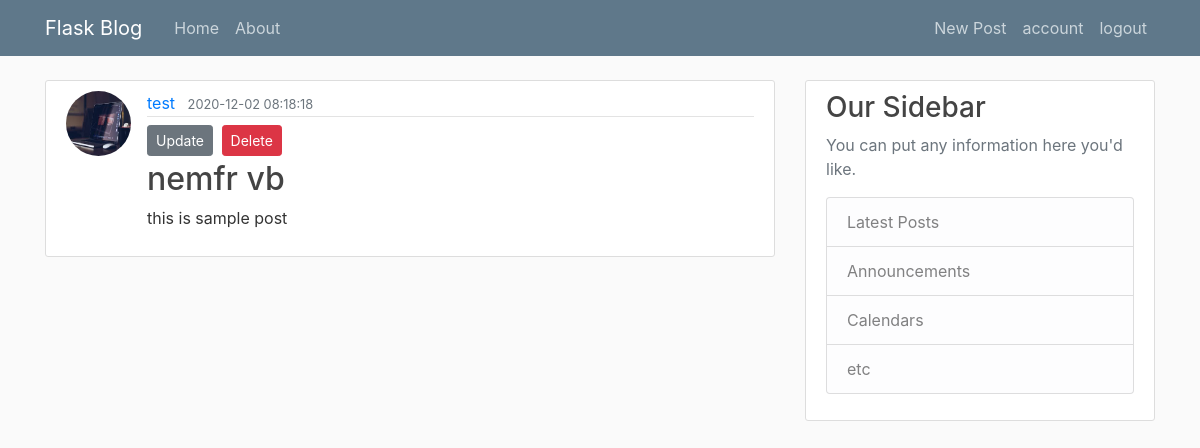
Before: /post/3 (signed in) with the older database file.
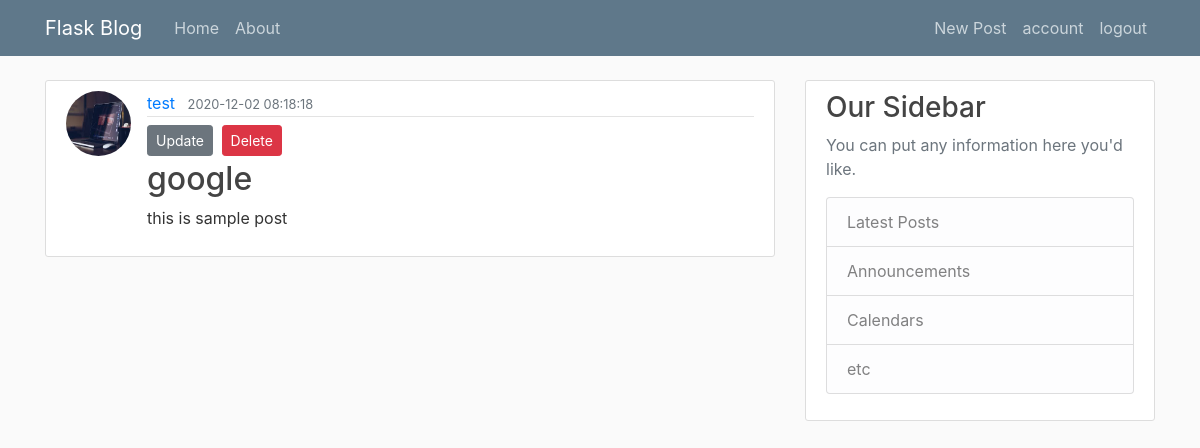
After: the same page with the newer database file.
### flaskblog/models.py (models this page shows, shortened)
class Post(db.Model):
    id = db.Column(db.Integer, primary_key=True)
    title = db.Column(db.String(100), nullable=False)
    date_posted = db.Column(db.DateTime, nullable=False,
                            default=datetime.utcnow)
    content = db.Column(db.Text, nullable=False)
    user_id = db.Column(db.Integer, db.ForeignKey('user.id'), nullable=False)

### flaskblog/routes.py (the view)
@app.route('/post/<int:post_id>')
@login_required
def post(post_id):
    post = Post.query.get_or_404(post_id)
    return render_template('post.html', title=post.title, post=post)

### flaskblog/models.py (called while the page is built)
@login_manager.user_loader
def load_user(user_id):
    return User.query.get(int(user_id))

### flaskblog/templates/post.html (shortened to what this page needs)
{% extends "layout.html" %}
{% block content %}
<article class="media content-section">
    <img class="rounded-circle article-img"
        src="{{url_for('static',filename='profile_pics/' + post.author.image_file)}}" alt="image not found">
    <div class="media-body">
        <div class="article-metadata">
            <a class="mr-2" href="#">{{ post.author.username }}</a>
            <small class=" text-muted">{{ post.date_posted.strftime("%Y-%m-%d %H:%M:%S") }}</small>
        </div>
        {% if post.author==current_user %}
        <div>
            <a class="btn btn-secondary btn-sm mt-1 mb-1" href="{{url_for('update_post',post_id=post.id)}}">Update</a>
            <button type="button" class="btn btn-danger btn-sm m-1" data-toggle="modal"
                data-target="#deletemodal">Delete</button>
        </div>
        {% endif %}
        <h2><a class="article-title" href="{{url_for('post',post_id=post.id)}}">{{ post.title }}</a></h2>
        <p class="article-content">{{ post.content }}</p>
    </div>
</article>
{% endblock content %}

Changed rows visible on the page:
changed Post "this is sample post": title "nemfr vb" → "google"
